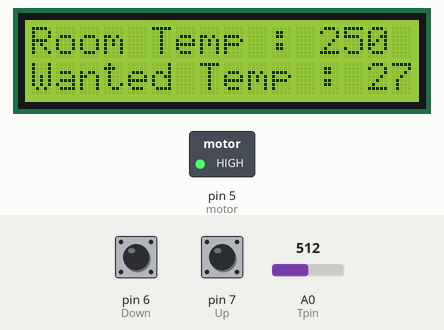
The sketch below on a simulated Arduino Uno, built with avr-gcc and run on an emulated ATmega328P. Parts: 16×2 character LCD, switched loads named in the sketch (green lamp = pin HIGH). Inputs (shaded band) come from the test bench; at power-on: pin 6 (Down) HIGH, A0 (Tpin) = 512, pin 7 (Up) HIGH.

Above: at 1.3 s.
1.4 s: pin 6 (Down) pulled LOW for 0.15 s
At 2.1 s:
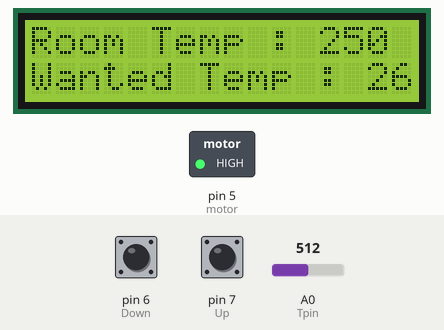
3.0 s: A0 (Tpin) set to 59
At 3.9 s:
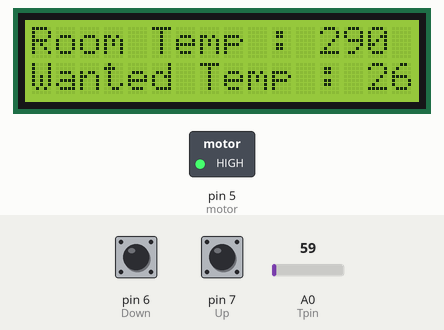
4.5 s: A0 (Tpin) set to 52
At 5.0 s:
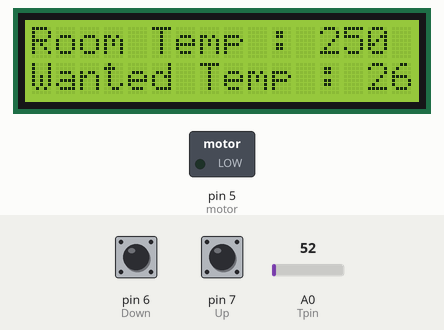
6.0 s: pin 7 (Up) pulled LOW for 0.15 s
At 6.8 s:
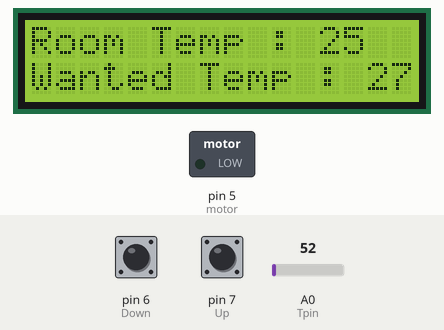
7.6 s: pin 6 (Down) pulled LOW for 1 s
At 8.4 s:
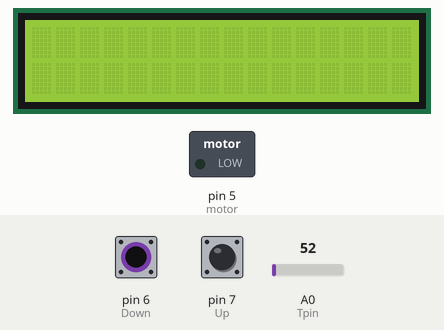
10.1 s: A0 (Tpin) set to 0
At 10.6 s:
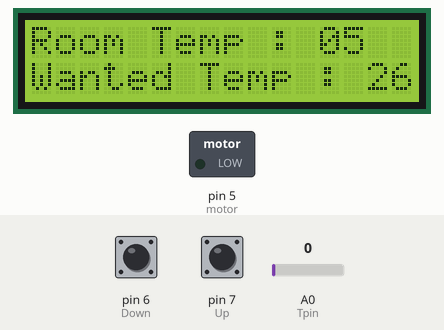
Timing chart, 0 to 12.6 s (numbered marks = the images above; inputs shaded):
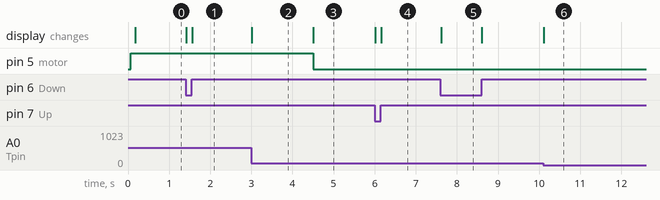

The sketch:

AirConditioning_Sys.ino
```cpp
////////////////////////////////////////////// Libraries & definition & variables //////////////////////////////////////////////

#include <LiquidCrystal.h>

#define Tpin A0
#define Up 7
#define Down 6
#define motor 5

LiquidCrystal lcd(8,9,10,11,12,13);

byte default_temp = 27;
byte wanted_temp = 27;
int Temprature;

////////////////////////////////////////////// Setup //////////////////////////////////////////////

void setup() {

  Init_interrupt();
  lcd.begin(16,2);
  Serial.begin(9600);

  pinMode(Up, INPUT_PULLUP);
  pinMode(Down, INPUT_PULLUP);
  pinMode(motor, OUTPUT);

  lcd.print("Air Conditioning");
  lcd.setCursor(0,1);
  lcd.print("System");
  delay(100);
  lcd.clear();
  lcdWrite(Temprature , default_temp);

}

////////////////////////////////////////////// Interrupt Service Routine //////////////////////////////////////////////

ISR(TIMER1_COMPA_vect){

  Temprature = round( ( analogRead(Tpin)/1024.0)*500.0 );
  if( Temprature <= wanted_temp ) digitalWrite(motor, LOW);
  else digitalWrite(motor, HIGH);

}

////////////////////////////////////////////// Loop //////////////////////////////////////////////

void loop() {
  lcdWrite(Temprature , wanted_temp);
  if( digitalRead(Up) == 0 ){
    delay(10);
    if( digitalRead(Up) == 0 ){
      wanted_temp++;
      lcd.clear();
      while( digitalRead(Up) == 0 );
    }
  }

  if( digitalRead(Down) == 0 ){
    delay(10);
    if( digitalRead(Down) == 0 ){
      wanted_temp--;
      lcd.clear();
      while( digitalRead(Down) == 0 );
    }
  }
}

////////////////////////////////////////////// LCD write Routine //////////////////////////////////////////////

void lcdWrite(int RoomTemp, byte Temp){

  lcd.setCursor(0,0);
  lcd.print("Room Temp : ");
  lcd.print(RoomTemp);
  lcd.setCursor(0,1);
  lcd.print("Wanted Temp : ");
  lcd.print(Temp);

}

////////////////////////////////////////////// Initialization Of Interrupt //////////////////////////////////////////////

void Init_interrupt(){

  cli();
  TCCR1A = 0x80;
  TCCR1B = 0x09;
  OCR1AH = 0x1F;
  OCR1AL = 0x3F;
  TIMSK1 = 0x02;
  sei();

}
```

Measured:
- the behaviour switches between 55 and 54 on A0 (Tpin) (found by bisection; images 2 and 3)
- after the input at 1.4 s, the display: first changes at once (image 1 shows a later state)
- after the input at 3.0 s, the display: changes at once (image 2)
- after the input at 4.5 s, pin 5 (motor): HIGH → LOW at once; the display: changes at once (image 3)
- after the input at 6.0 s, the display: first changes at once (image 4 shows a later state)
- after the input at 7.6 s, the display: changes at once (image 5)
- after the input at 10.1 s, the display: changes at once (image 6)
